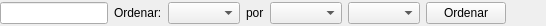
     <widget class="QFrame" name="toolBar_ordenar" >
      <property name="minimumSize" >
       <size>
        <width>16</width>
        <height>26</height>
       </size>
      </property>
      <property name="maximumSize" >
       <size>
        <width>16777215</width>
        <height>26</height>
       </size>
      </property>
      <property name="frameShape" >
       <enum>QFrame::NoFrame</enum>
      </property>
      <property name="frameShadow" >
       <enum>QFrame::Raised</enum>
      </property>
      <layout class="QHBoxLayout" >
       <property name="leftMargin" >
        <number>0</number>
       </property>
       <property name="topMargin" >
        <number>0</number>
       </property>
       <property name="rightMargin" >
        <number>0</number>
       </property>
       <property name="bottomMargin" >
        <number>0</number>
       </property>
       <item>
        <layout class="QHBoxLayout" >
         <property name="spacing" >
          <number>6</number>
         </property>
         <item>
          <widget class="QLineEdit" name="txtBuscar" />
         </item>
         <item>
          <widget class="QLabel" name="lb_ordenar_1" >
           <property name="text" >
            <string>Ordenar:</string>
           </property>
          </widget>
         </item>
         <item>
          <widget class="QComboBox" name="cbxColTabla" />
         </item>
         <item>
          <widget class="QLabel" name="lb_ordenar_2" >
           <property name="text" >
            <string>por</string>
           </property>
          </widget>
         </item>
         <item>
          <widget class="QComboBox" name="cbxOrdenBy" />
         </item>
         <item>
          <widget class="QComboBox" name="cbxOrden" />
         </item>
         <item>
          <widget class="QPushButton" name="btn_Ordenar" >
           <property name="text" >
            <string>Ordenar</string>
           </property>
           <property name="icon" >
            <iconset resource="../res/grlida.qrc" >:/img16/aplicar.png</iconset>
           </property>
          </widget>
         </item>
         <item>
          <spacer>
           <property name="orientation" >
            <enum>Qt::Horizontal</enum>
           </property>
           <property name="sizeHint" >
            <size>
             <width>40</width>
             <height>20</height>
            </size>
           </property>
          </spacer>
         </item>
        </layout>
       </item>
      </layout>
     </widget>
